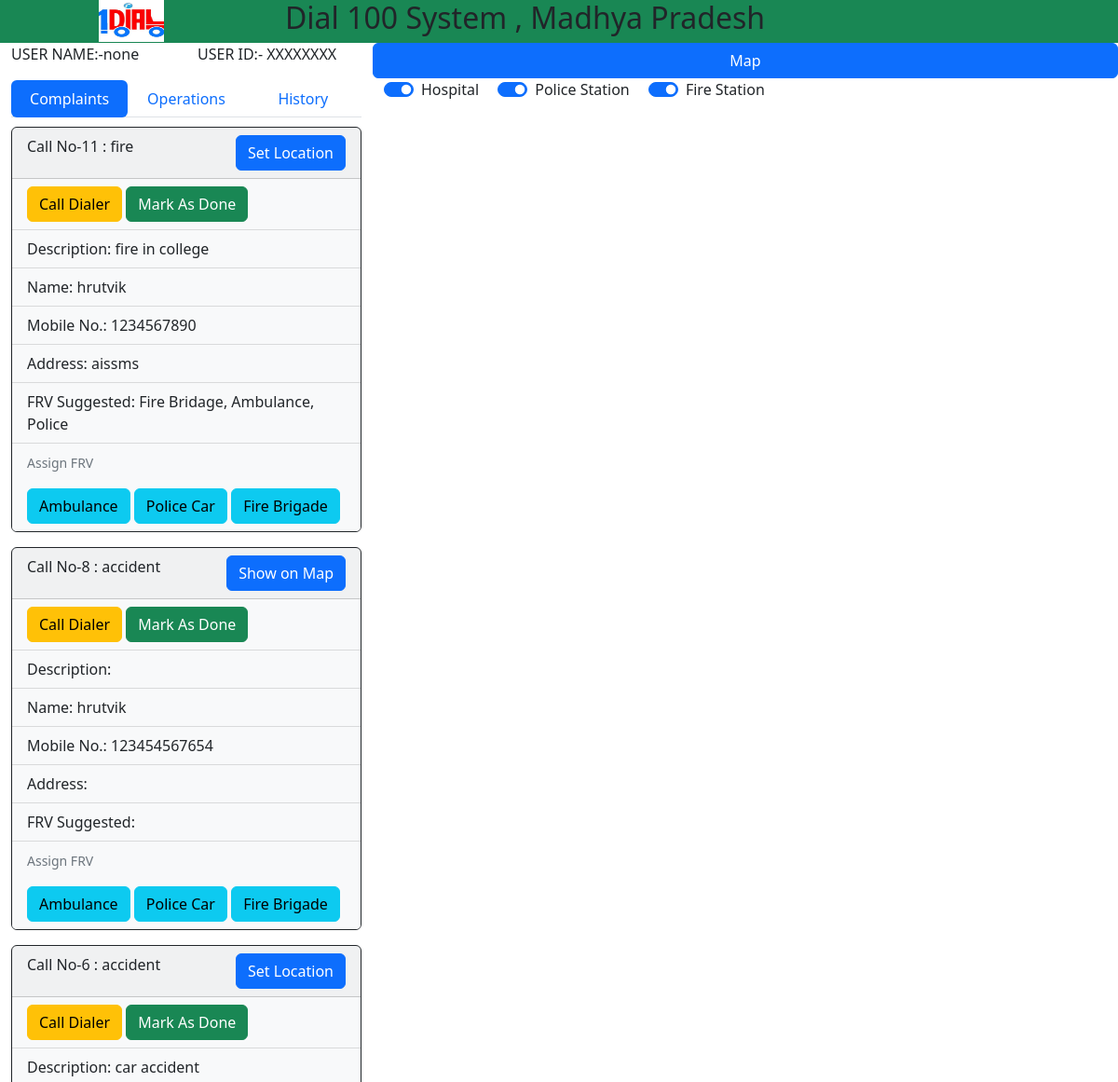
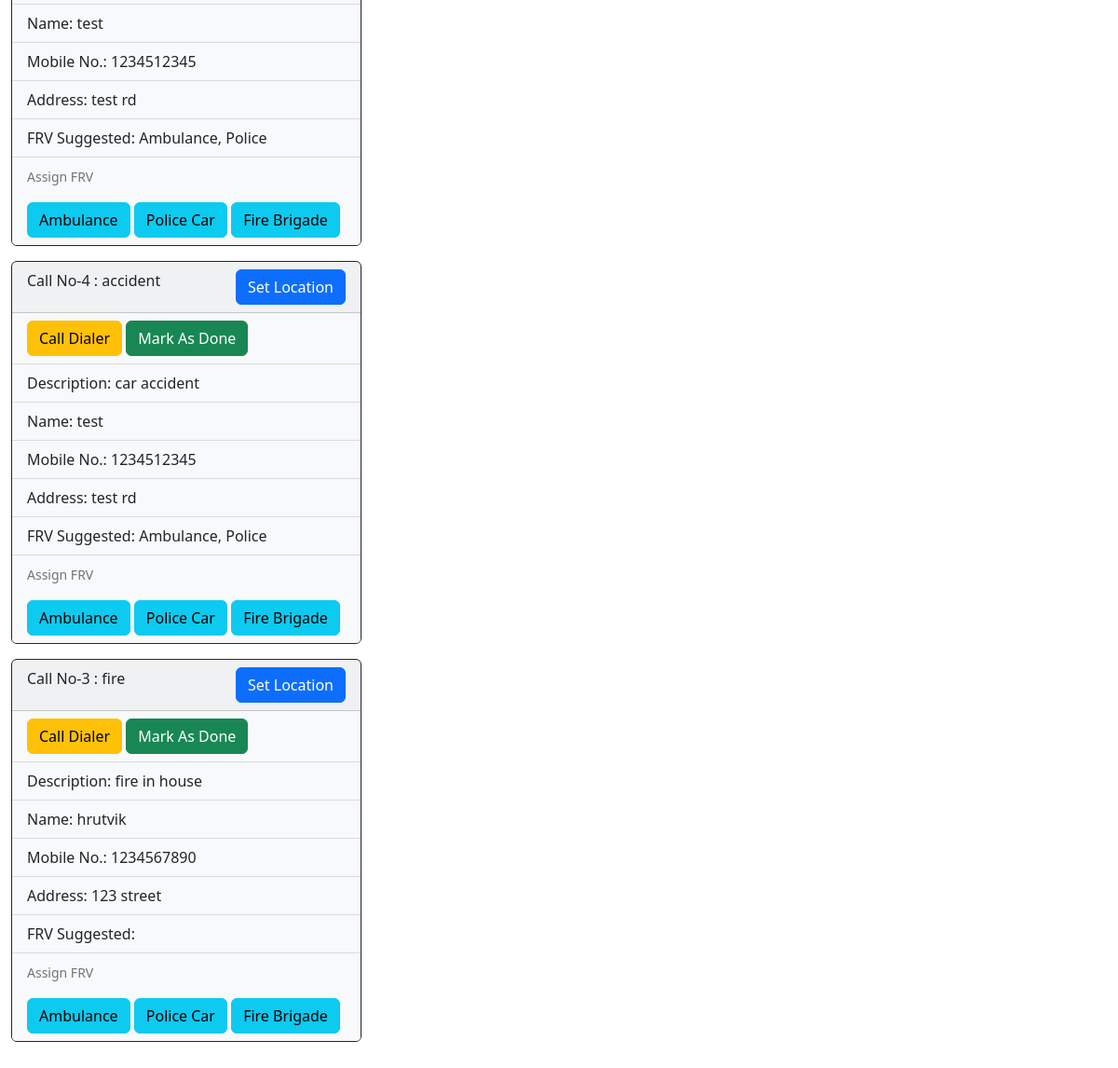
The app's page /form2 with its own data (2 pictures, top to bottom).
### form1/models.py (models this page shows)
class form1Detail(models.Model):
    Dialer_Name=models.CharField(max_length=300)
    Dialer_Address=models.TextField(max_length=500)
    Describe_call=models.TextField(max_length=500)
    Incident_Type=models.CharField(max_length=500)
    Phone_Number=models.CharField(max_length=20)
    Division=models.CharField(max_length=500)
    District=models.CharField(max_length=500)
    Incident_Address=models.TextField(max_length=500)
    frv_req=models.CharField(max_length=100)
    date = models.DateField()
    lat=models.CharField(max_length=50, default='')
    lng=models.CharField(max_length=50, default='')

### form1/views.py (the view)
# urls.py: path('form2', views.form2, name='Supervisor'),
def form2(request):
    datas = form1Detail.objects.all()
    operations = Operations.objects.all()
    history = History.objects.all()
    return render(request, 'supervisor.html', {'datas': datas[::-1], 'operations': operations[::-1], 'history': history[::-1], 'user': user})

### template/supervisor.html (shortened to what this page needs)
<!DOCTYPE html>
<html lang="en">
{% load static %}
<head>
    <link href="https://cdn.jsdelivr.net/npm/bootstrap@5.2.0/dist/css/bootstrap.min.css" rel="stylesheet"
>
</head>
<body>
    <div class="bg-success ">
        <div class="row ">
            <div class="col-md-3 text-center ">
                <img src="{% static 'images/100system.png' %}" width="70" height="45">
            </div>
            <div class="col-md-6 ">
                <h2>Dial 100 System , Madhya Pradesh</h2>
            </div>
        </div>
    </div>
    <div class="container-fluid">
        <div class="row">
            <div class="col-sm-4">
                <div class="row">
                    <div class="col-6">
                        <p> USER NAME:-{{user}}</p>
                    </div>
                    <div class="col-6">
                        <p>USER ID:- XXXXXXXX</p>
                    </div>
                </div>
                <nav style="padding-bottom:10px">
                    <div class="nav nav-tabs nav-pills nav-justified" id="nav-tab" role="tablist">
                        <a class="nav-item nav-link active" id="nav-complaints-tab" data-toggle="tab"
                            href="#nav-complaints" role="tab" aria-controls="nav-complaints"
                            aria-selected="true">Complaints</a>
                        <a class="nav-item nav-link" id="nav-operations-tab" data-toggle="tab" href="#nav-operations"
                            role="tab" aria-controls="nav-operations" aria-selected="false">Operations</a>
                        <a class="nav-item nav-link" id="nav-history-tab" data-toggle="tab" href="#nav-history"
                            role="tab" aria-controls="nav-history" aria-selected="false">History</a>
                    </div>
                </nav>
                <div class="tab-content scroll" id="nav-tabContent">
                    <div class="tab-pane fade show active" id="nav-complaints" role="tabpanel"
                        aria-labelledby="nav-complaints-tab">
                        {% for data in datas%}
                        <div class="card border-dark bg-light mb-3" case_id="{{data.id}}">
                            <div class="card-header">
                                <span>Call No-{{data.id}} : {{data.Incident_Type}}</span>
                                <button type="button" id="ShowOnMap_{{data.id}}" case_id="{{data.id}}"
                                    lat="{{data.lat}}" lng="{{data.lng}}" address="{{data.Incident_Address}}"
                                    class="btn btn-primary float-end" data-bs-toggle="modal"
                                    data-bs-target="#setIncidentLocation">
                                    Show on Map
                                </button>
                            </div>
                            <ul class="list-group list-group-flush">
                                <li class="list-group-item bg-light">
                                    <a class="btn btn-warning">Call Dialer</a>
                                    <a class="btn btn-success" href="/movetohistory/{{data.id}}">Mark As Done</a>
                                </li>
                                <li class="list-group-item bg-light">Description: {{data.Describe_call}}</li>
                                <li class="list-group-item bg-light">Name: {{data.Dialer_Name}}</li>
                                <li class="list-group-item bg-light">Mobile No.: {{data.Phone_Number}}</li>
                                <li class="list-group-item bg-light">Address: {{data.Incident_Address}}</li>
                                <li class="list-group-item bg-light">FRV Suggested: {{data.frv_req}}</li>
                                <li class="list-group-item bg-light">
                                    <p><small class="text-muted">Assign FRV</small></p>
                                    <button class="btn btn-info"
                                        onclick="distanceMatrix(this, '{{data.id}}', 'hospital')">Ambulance</button>
                                    <button class="btn btn-info"
                                        onclick="distanceMatrix(this, '{{data.id}}', 'policeStation')">Police
                                        Car</button>
                                    <button class="btn btn-info"
                                        onclick="distanceMatrix(this, '{{data.id}}', 'fireStation')">Fire
                                        Brigade</button>
                                </li>
                            </ul>
                        </div>
                        {% endfor %}
                    </div>
                </div>
            </div>
            <div class="col-sm-8">
                <div class="row mapTabHeader">
                    <button class="btn btn-primary">Map</button>
                </div>
                <div class="form-check form-switch form-check-inline">
                    <input class="form-check-input" type="checkbox" role="switch" id="hospitalToggle"
                        onclick="hideMarker(this, 'hospital')" checked>
                    <label class="form-check-label" for="hospital">Hospital</label>
                </div>
                <div class="form-check form-switch form-check-inline">
                    <input class="form-check-input" type="checkbox" role="switch" id="policeStationToggle"
                        onclick="hideMarker(this, 'poli90vhceStation')" checked>
                    <label class="form-check-label" for="policeStation">Police Station</label>
                </div>
                <div class="form-check form-switch form-check-inline">
                    <input class="form-check-input" type="checkbox" role="switch" id="fireStationToggle"
                        onclick="hideMarker(this, 'fireStation')" checked>
                    <label class="form-check-label" for="fireStation">Fire Station</label>
                </div>
                <div style="padding-bottom:10px"></div>
                <div id="map" style="height:87%"></div>
            </div>
        </div>
    </div>
</body>
</html>

### template/supervisor.html (style rules this page uses)
.scroll { height: 79vh; overflow-y: auto; }

### records on screen
form1Detail: id "11", Incident_Type "fire", Describe_call "fire in college", Dialer_Name "hrutvik", Phone_Number "1234567890", Incident_Address "aissms", frv_req "Fire Bridage, Ambulance, Police"
form1Detail: id "8", Incident_Type "accident", Dialer_Name "hrutvik", Phone_Number "123454567654"
form1Detail: id "6", Incident_Type "accident", Describe_call "car accident", Dialer_Name "test", Phone_Number "1234512345", Incident_Address "test rd", frv_req "Ambulance, Police"
form1Detail: id "4", Incident_Type "accident", Describe_call "car accident", Dialer_Name "test", Phone_Number "1234512345", Incident_Address "test rd", frv_req "Ambulance, Police"
form1Detail: id "3", Incident_Type "fire", Describe_call "fire in house", Dialer_Name "hrutvik", Phone_Number "1234567890", Incident_Address "123 street"

### other values on screen
{{ user }} "none"
